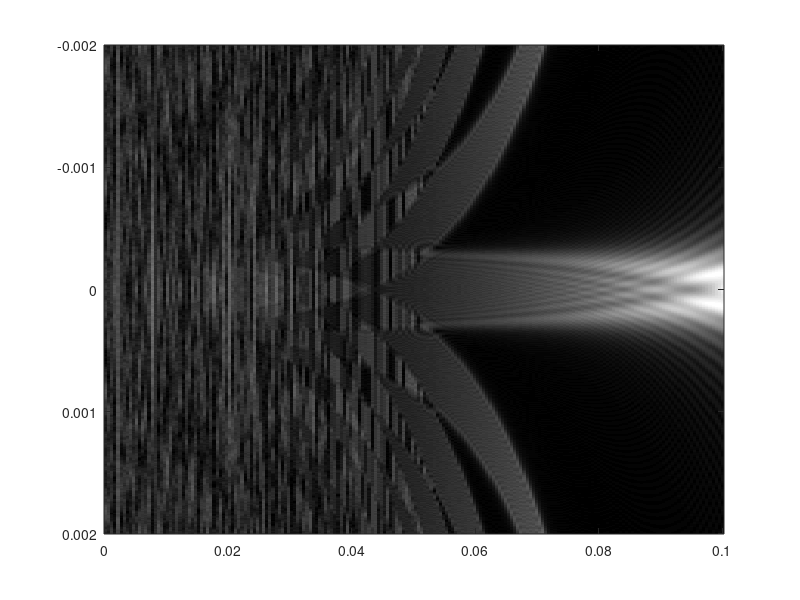
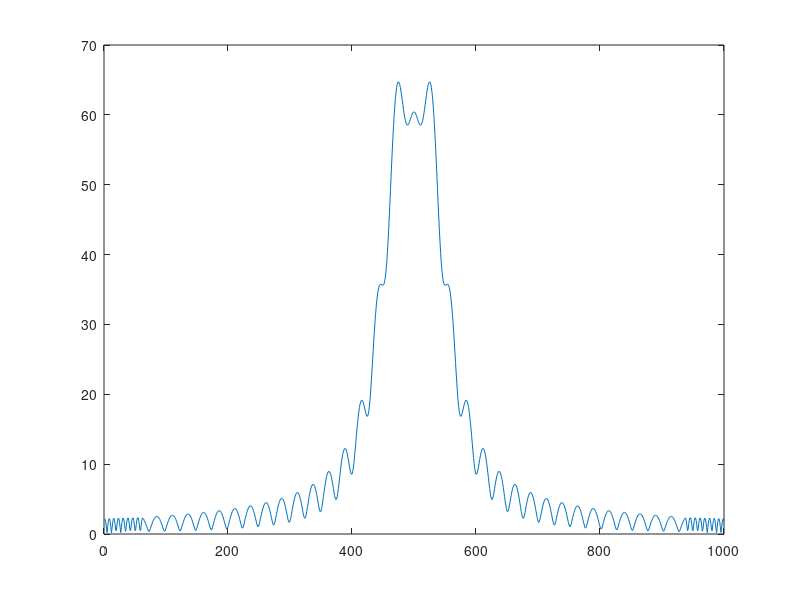

These figures' MATLAB source, in order:
% Fresnel Diffraction Integrals (See Chapter 4 of Fourier Optics, Goodman)

%% Parameters
% Physical Parameters and Derived Values
lambda = 500e-9; %m
k = 2*pi/lambda;

% Spatial Parameters
w = .002; %m
res = 1000;
x = linspace(-w,w,res(1)); %m
% y = linspace(-w,w,res(2)); %m
% [X Y] = meshgrid(x,y);
% z = (1:400)*10^-3; %m
z = logspace(-4,-1,200);

%% Define the Complex Amplitude at z = 0
% Rectangular Pupil
f = double(abs(x) < w/8);
% f = .5*(1+cos(2*pi*x/.1));

%% Perform the Fresnel Convolution Integral (and generate movie)
U = zeros([res length(z)]);
for zPos = 1:length(z)
   h = exp(1i*k*z(zPos))*exp((1i*k)/(2*z(zPos))*(x.^2));
   U(:,zPos) = convn(f,h,'same');
end

close all;
imagesc(z,x,abs(U(ceil(res/8):(end-ceil(res/8)),:)));
colormap('gray');

%% Generate a Movie Based on the Intensity of U
figure;
plot(U(:,1));
set(gca,'nextplot','replacechildren');
for zPos = 1:length(z)
   temp = U(:,zPos);
   plot(abs(U(:,zPos)));
   F(zPos) = getframe;
end
[h, w, p] = size(F(1).cdata);  % use 1st frame to get dimensions
hf = figure; 
% resize figure based on frame's w x h, and place at (150, 150)
set(hf, 'position', [150 150 w h]);
axis off
% tell movie command to place frames at bottom left
movie(hf,F,4,30,[0 0 0 0]);